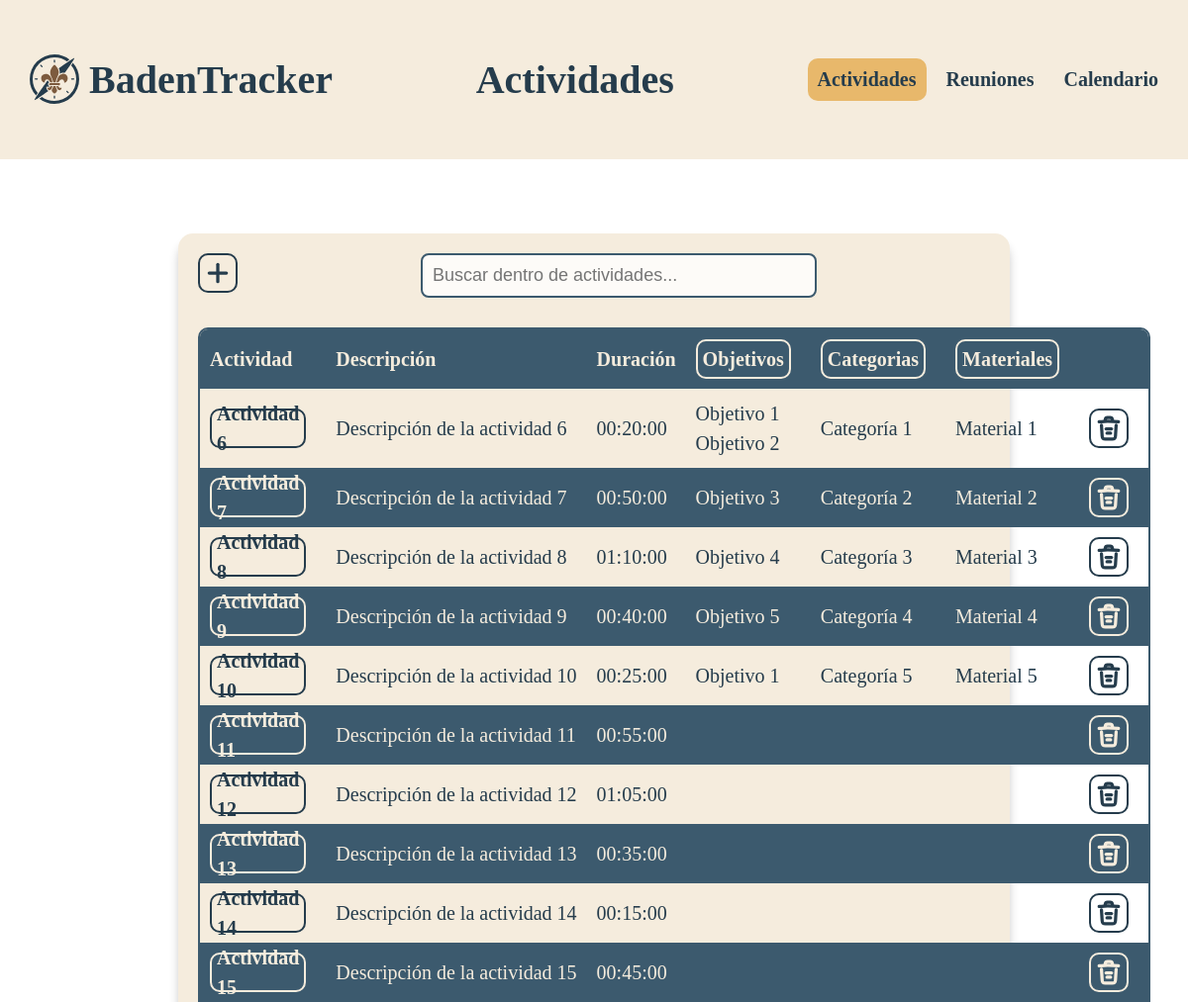
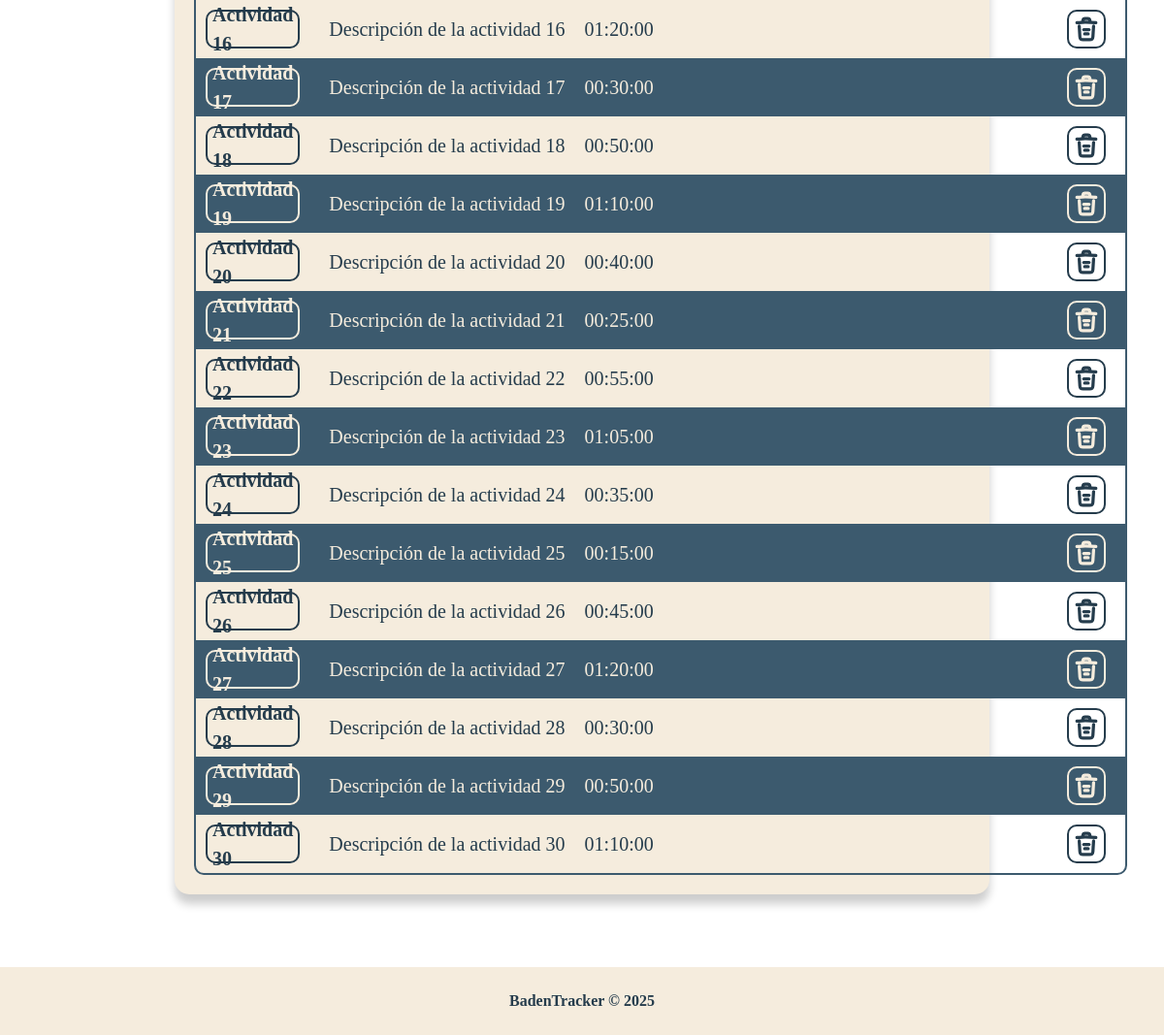
The page /actividades/index.php on the database its author committed (2 pictures, top to bottom).
### tables this page shows
CREATE TABLE IF NOT EXISTS act(  
    act_id      int         NOT NULL PRIMARY KEY AUTO_INCREMENT COMMENT 'Primary Key',
    act_name    varchar(50) NOT NULL UNIQUE                     COMMENT 'Activity Name',
    act_desc    varchar(255)                                    COMMENT 'Activity Description',
    act_durat   time(0)                                         COMMENT 'Activity Duration'
);

### .res/funct/funct.php (called while the page is built, shortened)
<?php
function linkDB ():mysqli  {
    $servername = "localhost";
    $database = "badentracker";
    $username = "root";
    $password = "";
    return new mysqli($servername, $username, $password, $database);
}
?>

### actividades/index.php (the view, shortened to what this page needs)
<?php
$page = "act";
$title = "Actividades";
require "../.res/funct/funct.php";
include "../.res/templates/header.php";
$sql = "
SELECT
    act.act_id,
    act.act_name,
    act.act_desc,
    act.act_durat,
    GROUP_CONCAT(DISTINCT obj.obj_name SEPARATOR '<br>') AS act_objs,
    GROUP_CONCAT(DISTINCT cat.cat_name SEPARATOR '<br>') AS act_cats,
    GROUP_CONCAT(DISTINCT mat.mat_name SEPARATOR '<br>') AS act_mats
FROM act
LEFT JOIN act_obj ON act.act_id = act_obj.act_id
LEFT JOIN obj ON act_obj.obj_id = obj.obj_id
LEFT JOIN act_cat ON act.act_id = act_cat.act_id
LEFT JOIN cat ON act_cat.cat_id = cat.cat_id
LEFT JOIN act_mat ON act.act_id = act_mat.act_id
LEFT JOIN mat ON act_mat.mat_id = mat.mat_id
GROUP BY act.act_id, act.act_name, act.act_desc, act.act_durat;
";
$query = linkDB() -> query($sql);
?>
<main>
    <a class="but align-left" href="new" with="50px" aling="left" title="Nueva Actividad">
        <svg width="400" height="400" viewBox="0 0 12 12" xmlns="http://www.w3.org/2000/svg">
        <path
            d="m 2,6 h 8"
            stroke-width="1.5"
            stroke-linecap="round"
            stroke-linejoin="round"
            id="path1" />
        <path
            d="M 6,10 V 2"
            stroke-width="1.5"
            stroke-linecap="round"
            stroke-linejoin="round"
            id="path2" />
        </svg>
    </a>
    <input type="text" id="searchInput" placeholder="Buscar dentro de actividades..." class="search-input">
    <br><br>
    <table class="table-main">
        <tr>
            <th data-sortable="true">Actividad</th>
            <th data-sortable="true">Descripción</th>
            <th data-sortable="true">Duración</th>
            <th data-sortable="true">
                <a class="but align-left" href="objetivos" title="Ir a objetivos"> Objetivos </a>
            </th>
            <th data-sortable="true">
                <a class="but align-left" href="categorias" title="Ir a categorias"> Categorias </a>
            </th>
            <th data-sortable="true">
                <a class="but align-left" href="materiales" title="Ir a materiales"> Materiales </a>
            </th>
            <th></th>
        </tr>
        <?php if ($query->num_rows > 0) {
            while ($row = $query->fetch_assoc()) {
                echo "<tr>";
                echo
                    "<td>
                        <a class=but  href='actividad?id=" . $row["act_id"] . "' title='Editar " . $row["act_name"] . "'>" .
                            $row["act_name"] ."
                        </a>
                    </td>";
                echo "<td class='table-cell-limited'>" . $row["act_desc"] . "</td>";                echo "<td>" . $row["act_durat"] . "</td>";
                echo "<td>" . $row["act_objs"] . "</td>";
                echo "<td>" . $row["act_cats"] . "</td>";
                echo "<td>" . $row["act_mats"] . "</td>";
                ?>
                <td>
                    <a class="but align-left" href="actividad/delete.php?id=<?php echo $row["act_id"];?> " title="Borrar <?php echo $row["act_name"] ?>" onclick="return confirm('¿Estás seguro de que deseas borrar esta actividad?');">
                    </a>
                </td>
                <?php
                echo "</tr>";
            }
        } else {
            echo "<tr><td colspan='7'>No hay actividades disponibles.</td></tr>";
        } ?>
    </table>
</main>
<?php
include "../.res/templates/footer.php";
?>

### .res/templates/header.php (shortened to what this page needs)
<!DOCTYPE html>
<html lang="es">
<head>
    <link rel="stylesheet" href="/badentracker/.res/css/styles.css">
</head>
<body>
    <header>
        <a href="/" class="logo" title="Inicio">
            <img src="/badentracker/.res/icon/bt-logo.svg" height="50px">
            <h1>BadenTracker</h1>
        </a>
        <h1 class="titlePage">
            <?php if (isset($title)): ?>
                <?php echo $title; ?>
            <?php endif; ?>
        </h1>
        <div class="hright">
            <a href="/badentracker/actividades/" title="Ir a actividades"
                <?php
                if ($page == "act")
                    echo 'class = "act"';
                else
                    echo '';
                ?>
            >Actividades</a>
            <a href="/badentracker/reuniones/" title="Ir a reuniones"
            <?php
                if ($page == "reu")
                    echo 'class = "act"';
                else
                    echo '';
                ?>
            >Reuniones</a>
            <a href="/badentracker/calendario/" title="Ir a calendario"
            <?php
                if ($page == "cald")
                    echo 'class = "act"';
                else
                    echo '';
                ?>
            >Calendario</a>
        </div>
    </header>

### .res/templates/footer.php (shortened to what this page needs)
    <footer>
        <p>BadenTracker &copy; 2025</p>
    </footer>
</body>
</html>

### .res/css/styles.css (style rules this page uses)
:root { --color001: #f5ecddff; --color002: #253c4cff; --color003: #7d5b3eff; --color004: #3c5a6eff; --color005: #a64e2aff; --color006: #e8b86bff; --color006D: #ba9356ff; --trans: #00000033; }
* { box-sizing: border-box; }
html, body { height: 100%; margin: 0; padding: 0; }
header { align-items: center; background-color: var(--color001); display: flex; justify-content: space-between; overflow: hidden; padding: 20px; }
header a { align-items: center; border-radius: 10px; color: var(--color002); display: flex; float: left; font-size: 20px; font-weight: bold; gap: 10px; padding: 10px; text-align: center; text-decoration: none; }
header a.logo { align-items: center; display: flex; gap: 10px; text-decoration: none; }
header a.act { background-color: var(--color006); }
.hright { align-items: center; display: flex; float: right; gap: 10px; }
.titlePage { font-size: 40px; font-weight: bold; color: var(--color002); text-align: center; margin: 0 auto; padding: 0 20px; }
main { margin: 20px auto; width: 70%; padding: 20px; background-color: var(--color001); border-radius: 15px; color: var(--color002); font-size: 20px; line-height: 1.5; text-align: center; box-shadow: 0 10px 10px var(--trans); margin-top: 75px; margin-bottom: 75px; min-height: 75%; }
footer { background-color: var(--color001); color: var(--color002); text-align: center; padding: 10px 0; font-weight: bold; }
.but { align-items: center; display: inline-flex; vertical-align: middle; height: 40px; border: 2px solid var(--color002); border-radius: 10px; text-decoration: none; color: var(--color002); stroke: var(--color002); padding: 5px; min-width: 40px; justify-content: center; margin: 0 10px 0 0; font-weight: bold; }
.align-left { float: left; margin-left: 0; }
.but svg { height: 100%; width: 100%; }
.table-main { border: 2px solid var(--color004); border-collapse: separate; border-spacing: 0; border-radius: 10px; overflow: hidden; width: 100%; font-size: 20px; line-height: 1.5; text-align: left; vertical-align: middle; }
.table-main tr:nth-child(odd) { background-color: var(--color004); color: var(--color001); }
.table-main tr:nth-child(odd) .but { stroke: var(--color001); border: 2px solid var(--color001); color: var(--color001); }
.table-main td, th { padding: 10px; }
.table-cell-limited { max-width: 25%; overflow: hidden; text-overflow: ellipsis; white-space: nowrap; }
input { width: 50%; padding: 10px; border: 2px solid var(--color004); border-radius: 8px; background-color: #ffffffcc; color: var(--color002); font-size: 18px; }

### rows shown on the page
act: act_name "Actividad 6", act_desc "Descripción de la actividad 6", act_durat "00:20:00", act_objs "Objetivo 1 Objetivo 2", act_cats "Categoría 1", act_mats "Material 1"
act: act_name "Actividad 7", act_desc "Descripción de la actividad 7", act_durat "00:50:00", act_objs "Objetivo 3", act_cats "Categoría 2", act_mats "Material 2"
act: act_name "Actividad 8", act_desc "Descripción de la actividad 8", act_durat "01:10:00", act_objs "Objetivo 4", act_cats "Categoría 3", act_mats "Material 3"
act: act_name "Actividad 9", act_desc "Descripción de la actividad 9", act_durat "00:40:00", act_objs "Objetivo 5", act_cats "Categoría 4", act_mats "Material 4"
act: act_name "Actividad 10", act_desc "Descripción de la actividad 10", act_durat "00:25:00", act_objs "Objetivo 1", act_cats "Categoría 5", act_mats "Material 5"
act: act_name "Actividad 11", act_desc "Descripción de la actividad 11", act_durat "00:55:00"
act: act_name "Actividad 12", act_desc "Descripción de la actividad 12", act_durat "01:05:00"
act: act_name "Actividad 13", act_desc "Descripción de la actividad 13", act_durat "00:35:00"
act: act_name "Actividad 14", act_desc "Descripción de la actividad 14", act_durat "00:15:00"
act: act_name "Actividad 15", act_desc "Descripción de la actividad 15", act_durat "00:45:00"
act: act_name "Actividad 16", act_desc "Descripción de la actividad 16", act_durat "01:20:00"
act: act_name "Actividad 17", act_desc "Descripción de la actividad 17", act_durat "00:30:00"
act: act_name "Actividad 18", act_desc "Descripción de la actividad 18", act_durat "00:50:00"
act: act_name "Actividad 19", act_desc "Descripción de la actividad 19", act_durat "01:10:00"
act: act_name "Actividad 20", act_desc "Descripción de la actividad 20", act_durat "00:40:00"
act: act_name "Actividad 21", act_desc "Descripción de la actividad 21", act_durat "00:25:00"
act: act_name "Actividad 22", act_desc "Descripción de la actividad 22", act_durat "00:55:00"
act: act_name "Actividad 23", act_desc "Descripción de la actividad 23", act_durat "01:05:00"
act: act_name "Actividad 24", act_desc "Descripción de la actividad 24", act_durat "00:35:00"
act: act_name "Actividad 25", act_desc "Descripción de la actividad 25", act_durat "00:15:00"
act: act_name "Actividad 26", act_desc "Descripción de la actividad 26", act_durat "00:45:00"
act: act_name "Actividad 27", act_desc "Descripción de la actividad 27", act_durat "01:20:00"
act: act_name "Actividad 28", act_desc "Descripción de la actividad 28", act_durat "00:30:00"
act: act_name "Actividad 29", act_desc "Descripción de la actividad 29", act_durat "00:50:00"
act: act_name "Actividad 30", act_desc "Descripción de la actividad 30", act_durat "01:10:00"

### other values the page prints
$title "Actividades"
